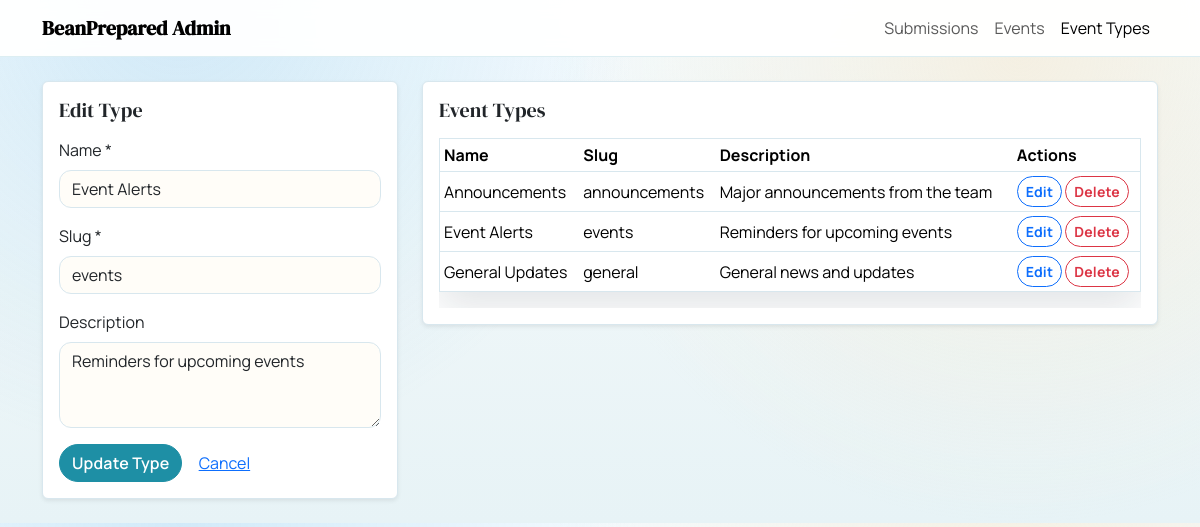
Page /admin_types.php?edit=2 on the committed database.
### tables this page shows
CREATE TABLE notification_types (
  id INT AUTO_INCREMENT PRIMARY KEY,
  slug VARCHAR(32) NOT NULL UNIQUE,
  name VARCHAR(64) NOT NULL,
  description VARCHAR(255) DEFAULT NULL
);

### admin_types.php (the view, shortened to what this page needs)
<?php
$pdo = db();
$editType = null;
function h(string $value): string
{
    return htmlspecialchars($value, ENT_QUOTES, 'UTF-8');
}
$editId = (int) ($_GET['edit'] ?? 0);
if ($editId > 0) {
    $stmt = $pdo->prepare('SELECT id, slug, name, description FROM notification_types WHERE id = :id');
    $stmt->execute([':id' => $editId]);
    $editType = $stmt->fetch();
}
$types = $pdo->query('SELECT id, slug, name, description FROM notification_types ORDER BY name')->fetchAll();
?><!doctype html>
<html lang="en">
<head>
  <link
    href="https://cdn.jsdelivr.net/npm/bootstrap@5.3.3/dist/css/bootstrap.min.css"
    rel="stylesheet"
  >
  <link rel="stylesheet" href="css/admin.css">
</head>
<body>
  <nav class="navbar navbar-expand-lg bg-body-tertiary border-bottom">
    <div class="container">
      <a class="navbar-brand fw-semibold" href="/Web/beanprepared/backend/admin_events.php">BeanPrepared Admin</a>
      <div class="navbar-nav">
        <a class="nav-link" href="/Web/beanprepared/backend/admin_submissions.php">Submissions</a>
        <a class="nav-link" href="/Web/beanprepared/backend/admin_events.php">Events</a>
        <a class="nav-link active" href="/Web/beanprepared/backend/admin_types.php">Event Types</a>
      </div>
    </div>
  </nav>
  <main class="container py-4">
    <div class="row g-4">
      <div class="col-12 col-lg-4">
        <div class="card shadow-sm">
          <div class="card-body">
            <h5 class="card-title mb-3"><?php echo $editType ? 'Edit Type' : 'Add Type'; ?></h5>
            <form method="post">
              <div class="mb-3">
                <label class="form-label">Name *</label>
                <input class="form-control" name="name" required value="<?php echo h($editType['name'] ?? ''); ?>">
              </div>
              <div class="mb-3">
                <label class="form-label">Slug *</label>
                <input class="form-control" name="slug" required value="<?php echo h($editType['slug'] ?? ''); ?>">
              </div>
              <div class="mb-3">
                <label class="form-label">Description</label>
                <textarea class="form-control" name="description" rows="3"><?php echo h($editType['description'] ?? ''); ?></textarea>
              </div>
              <button type="submit" class="btn btn-warning fw-semibold">
                <?php echo $editType ? 'Update Type' : 'Create Type'; ?>
              </button>
              <?php if ($editType): ?>
                <a class="btn btn-link" href="admin_types.php">Cancel</a>
              <?php endif; ?>
            </form>
          </div>
        </div>
      </div>
      <div class="col-12 col-lg-8">
        <div class="card shadow-sm">
          <div class="card-body">
            <h5 class="card-title mb-3">Event Types</h5>
            <?php if (count($types) === 0): ?>
              <div class="alert alert-secondary">No types defined.</div>
            <?php else: ?>
              <div class="table-responsive">
                <table class="table table-sm align-middle">
                  <thead>
                    <tr>
                      <th>Name</th>
                      <th>Slug</th>
                      <th>Description</th>
                      <th>Actions</th>
                    </tr>
                  </thead>
                  <tbody>
                    <?php foreach ($types as $type): ?>
                      <tr>
                        <td><?php echo h($type['name']); ?></td>
                        <td><?php echo h($type['slug']); ?></td>
                        <td><?php echo h($type['description'] ?? ''); ?></td>
                        <td>
                          <a class="btn btn-sm btn-outline-primary" href="admin_types.php?edit=<?php echo h((string) $type['id']); ?>">Edit</a>
                          <form method="post" style="display:inline-block" onsubmit="return confirm('Delete this type?');">
                            <button class="btn btn-sm btn-outline-danger" type="submit">Delete</button>
                          </form>
                        </td>
                      </tr>
                    <?php endforeach; ?>
                  </tbody>
                </table>
              </div>
            <?php endif; ?>
          </div>
        </div>
      </div>
    </div>
  </main>
</body>
</html>

### css/admin.css (style rules this page uses)
:root { --otr-ink: #1c2730; --otr-muted: #5b6b7a; --otr-paper: #eef6f8; --otr-card: #ffffff; --otr-sand: #f6e6c8; --otr-sky: #6bb7e6; --otr-teal: #1e8fa5; --otr-border: #d8e7ee; --otr-shadow: 0 16px 38px rgba(20, 40, 60, 0.12); --otr-wash: rgba(107, 183, 230, 0.14); }
body { background: radial-gradient(circle at 15% 0%, rgba(107, 183, 230, 0.25) 0%, transparent 40%), radial-gradient(circle at 85% 10%, rgba(246, 230, 200, 0.5) 0%, transparent 42%), linear-gradient(180deg, #f4fbff 0%, var(--otr-paper) 55%, #e7f3f6 100%); color: var(--otr-ink); font-family: "Manrope", "Helvetica Neue", Arial, sans-serif; }
.navbar { background: rgba(255, 255, 255, 0.95) !important; backdrop-filter: blur(8px); border-bottom: 1px solid rgba(30, 143, 165, 0.15) !important; }
.card, .table { background: var(--otr-card); border: 1px solid var(--otr-border); box-shadow: var(--otr-shadow); }
.btn-warning, .btn-outline-warning, .btn-outline-primary, .btn-outline-danger { border-radius: 999px; font-weight: 700; letter-spacing: 0.01em; }
.btn-warning { background: var(--otr-teal); border-color: var(--otr-teal); color: #ffffff; }
.form-control, .form-select { border-radius: 12px; border-color: var(--otr-border); background: #fffdf8; }
h1, h2, h3, .navbar-brand, .card-title { font-family: "DM Serif Display", "Georgia", serif; }
.table td, .table th { border-color: var(--otr-border); }

### rows in the picture
notification_types: name "Event Alerts", slug "events", description "Reminders for upcoming events"
notification_types: name "Announcements", slug "announcements", description "Major announcements from the team"
notification_types: name "General Updates", slug "general", description "General news and updates"
